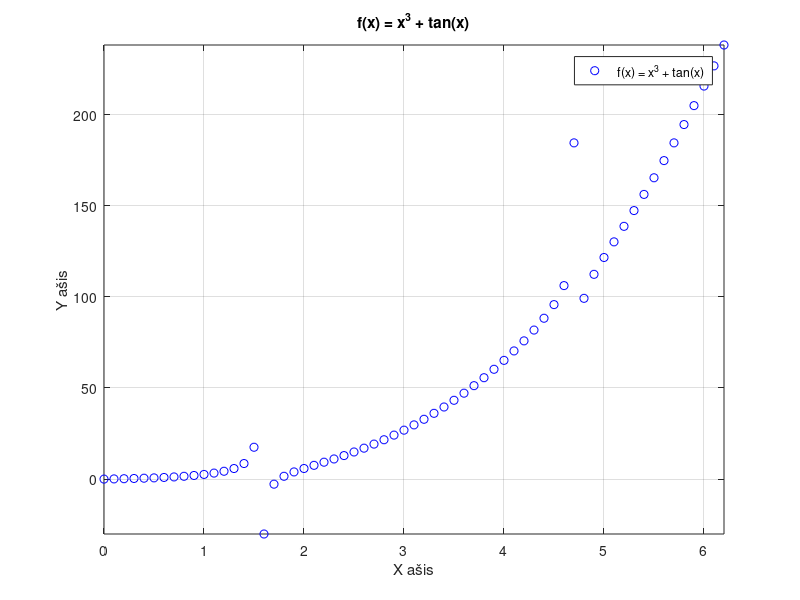
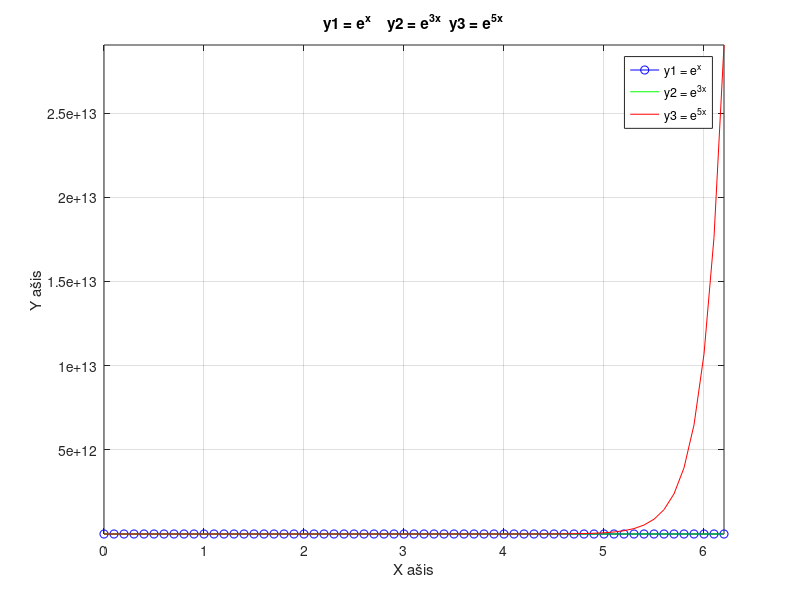
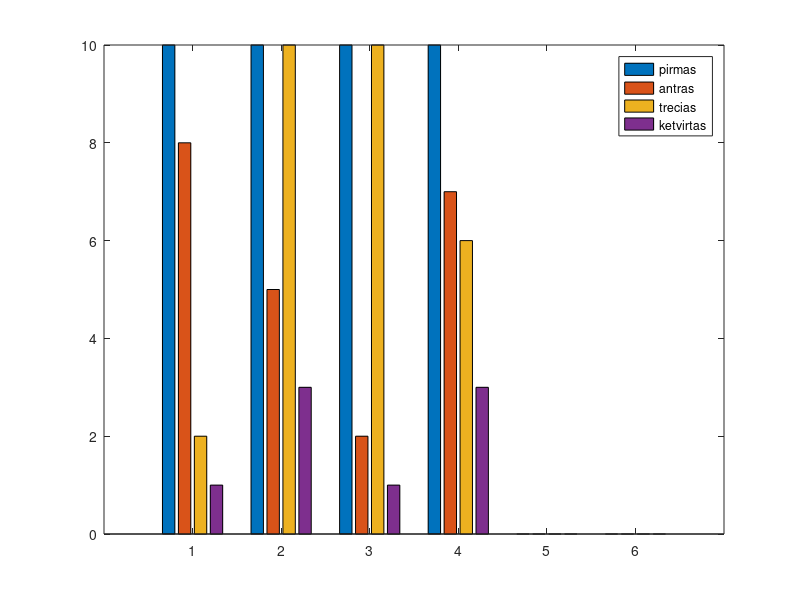

MATLAB code to generate these figures, in order:
% Vardas: Vakaris
% Pavarde: Perliba
% Grupe: EDIF-25/2
% Data: 2026-09-28

%% 1. Dvimatis grafikų vaizdavimas

% a)

x = 0:0.1:2*pi;

y = x.^3 + tan(x)


figure
plot(x,y, "bo");


xlabel('X ašis');
ylabel('Y ašis');

title(' f(x) = x^3 + tan(x) ');
legend(' f(x) = x^3 + tan(x) ')

axis([min(x) max(x) min(y) max(y)])
grid on;


% b)

y1 = exp(x)
y2 = exp(3*x)
y3 = exp(5*x)


figure
plot(x, y1, 'b-o',  x, y2, "g", x, y3, "r");

xlabel('X ašis');
ylabel('Y ašis');

title(' y1 = e^x    y2 = e^{3x}  y3 = e^{5x} ');
legend('y1 = e^x', 'y2 = e^{3x}', 'y3 = e^{5x}');

axis([min(x) max(x) min([y1 y2 y3]) max([y1 y2 y3])]);
grid on;



%% 2. Specializuotų grafikų kūrimas


% a)

A = [10 8 2 1; 10 5 10 3; 10 2 10 1; 10 7 6 3; nan nan nan nan; nan nan nan nan]

figure
bar(A);
legend('pirmas', 'antras', 'trecias', 'ketvirtas');

% b)




%% Papildoma

% P1. Masyvo elementų indeksavimas

A = [0 1 0 2 3 0 4;
     0 0 0 0 0 0 0;
     0 5 0 6 7 0 8;
     0 9 0 1 2 0 3;
     0 0 0 0 0 0 0;
     0 4 0 5 6 0 7]

% B be eilučių ir stulpelių, sudarytų iš nulių
B = A(any(A ~= 0, 2), any(A ~= 0, 1))
